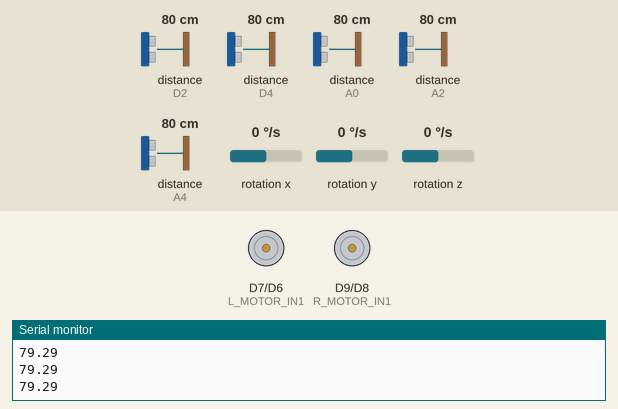
Bench run of a sketch on a simulated Arduino Nano 33 BLE. Shown: motor-driver pin pairs drawn as motors (green arrow = first pin HIGH = forward, orange = second pin HIGH = backward, longer = more drive), the last lines printed to the serial monitor. Wiring (inferred from the names in the program): 5 × ultrasonic range finder: trigger D3, echo D2 / trigger D5, echo D4 / trigger A1, echo A0 / trigger A3, echo A2 / trigger A5, echo A4. Inputs (shaded band) come from the test bench; at power-on: distance to the obstacle (sensors on A4, D2, D4, A0, A2) 80 cm, rotation x 0 °/s, rotation y 0 °/s, rotation z 0 °/s. The echo pulse lasts 58.3 µs per cm.

Above: at 5.4 s.
5.5 s: distance to the obstacle (sensor on A4) set to 49 cm
At 6.0 s:
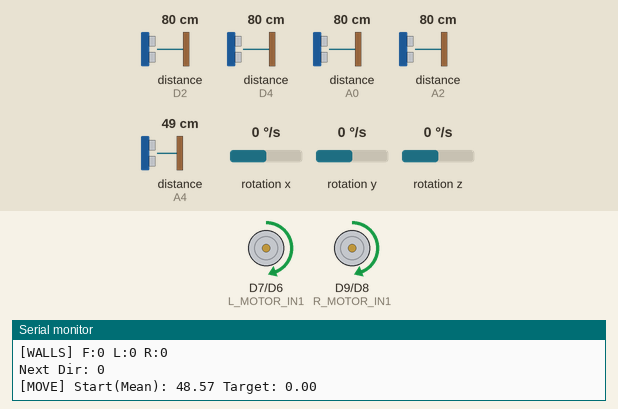
8.2 s: distance to the obstacle (sensor on A4) set to 42 cm
At 21.9 s:
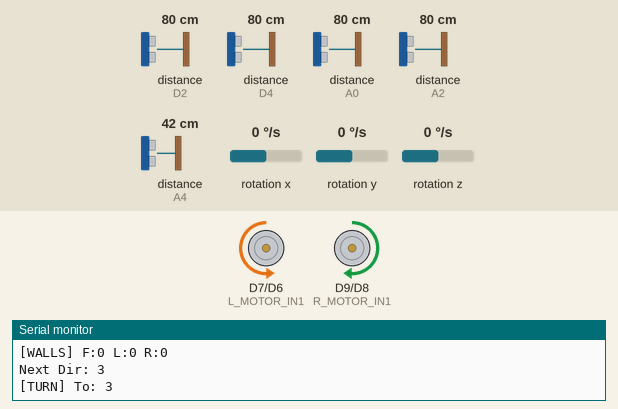
Timing chart, 0 to 22.4 s (numbered marks = the images above; inputs shaded):
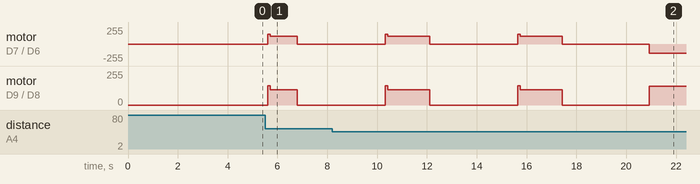

Measured:
- the behaviour switches between 46 and 45 cm on distance to the obstacle (sensor on A4) (found by bisection; images 1 and 2)

The sketch:

Micromouse.ino
```cpp
#include <Arduino_LSM9DS1.h>

// 핀 설정
const int TRIG_F_PIN  = A5;
const int ECHO_F_PIN  = A4;
const int TRIG_L1_PIN = 5;
const int ECHO_L1_PIN = 4;
const int TRIG_L2_PIN = A3;
const int ECHO_L2_PIN = A2;
const int TRIG_R1_PIN = 3;
const int ECHO_R1_PIN = 2;
const int TRIG_R2_PIN = A1;
const int ECHO_R2_PIN = A0;
const int COLOR_SENSOR_PIN = 10;

const int L_MOTOR_IN1 = 7;
const int L_MOTOR_IN2 = 6;
const int R_MOTOR_IN1 = 9;
const int R_MOTOR_IN2 = 8;

const int BLACK_STATE = LOW;  //컬러 센서가 검은색 감지 시의 출력

const int MAZE_SIZE = 8;

const int GOAL_MIN = 3;       //도착지 후보들의 x, y좌표의 최솟값과 최댓값
const int GOAL_MAX = 4;

const unsigned long t_1CELL_DEFAULT = 1200; //한 칸 전진 시 사용할 기본 주행 시간
const int R_MOTOR_BASE_SPEED = 115;         // 모터의 기본 속도
const int L_MOTOR_BASE_SPEED = 115;
const int F_WALL_THRESHOLD = 8;             // 벽 업데이트 시 전면 벽을 추가할 최대 거리
const int WALL_THRESHOLD = 15;              // 벽 업데이트 시 측면 벽을 추가할 최대 거리
const float CELL_LENGTH = 20.0;

const float GYRO_KP_DRIVE = 0.0; // 자이로 기반 주행 보정 시 사용할 이득 값

const int goalList[4][2] = {{3,3}, {3,4}, {4,4}, {4,3}};
bool goalChecked[4] = {false, false, false, false}; // 각 후보지를 확인했는지 여부

enum Direction { EAST = 0, SOUTH = 1, WEST = 2, NORTH = 3 };

bool vWalls[9][8]; // 수직 방향 벽과 수평 방향 벽 저장할 배열
bool hWalls[8][9];
int cost[MAZE_SIZE][MAZE_SIZE]; // Flood Fill 알고리즘의 거리 비용
int curX = 0;
int curY = 0;
int curDir = EAST;

float currentAngle = 0.0;
float gyroOffsetZ = 0.0;
unsigned long lastGyroTime = 0; // 최근 자이로를 업데이트 한 시간

void setup() {
  Serial.begin(115200);
  Serial.println("System Initializing...");
  while(!Serial);                             //시리얼 디버깅을 위한 시리얼 의존성을 부여하는 코드로 실제 주행 시 제거
  pinMode(TRIG_F_PIN, OUTPUT);
  pinMode(ECHO_F_PIN, INPUT);
  pinMode(TRIG_L1_PIN, OUTPUT);
  pinMode(ECHO_L1_PIN, INPUT);
  pinMode(TRIG_L2_PIN, OUTPUT);
  pinMode(ECHO_L2_PIN, INPUT);
  pinMode(TRIG_R1_PIN, OUTPUT);
  pinMode(ECHO_R1_PIN, INPUT);
  pinMode(TRIG_R2_PIN, OUTPUT);
  pinMode(ECHO_R2_PIN, INPUT);

  pinMode(COLOR_SENSOR_PIN, INPUT);

  pinMode(L_MOTOR_IN1, OUTPUT);
  pinMode(L_MOTOR_IN2, OUTPUT);
  pinMode(R_MOTOR_IN1, OUTPUT);
  pinMode(R_MOTOR_IN2, OUTPUT);

  if (!IMU.begin()) {
    Serial.println("IMU Failed!");
    while (1);
  }

  calibrateGyro();   //출발 위치는 4개의 코너 중 하나 이므로 주행 시작 시 임의의 코너에서 미로 위에서 봤을 때 차체의 앞이 시계 반대 방향을 바라보도록 하여 해당 방향 기준으로 동쪽을 설정하여 각도 오프셋 초기화
  initMap();
  Serial.println("Setup Complete. Waiting 3s...");
  delay(3000);
  lastGyroTime = millis();
  currentAngle = 0.0; // 현재 각도
  curDir = EAST;   //현재 바라보는 방향으로 초기 방향은 동쪽
}

void loop() {
  updateGyro(); //각도 업데이트
  Serial.println(currentAngle);
  Serial.print("도");

  // 현재 위치가 도착지 후보 중 하나이고 바닥이 검은색일 시 정지, 검은색이 아니면 해당 후보 제외 후 탐색 재개
  for (int i = 0; i < 4; i++) {
    if (curX == goalList[i][0] && curY == goalList[i][1] && !goalChecked[i]) {
      if (digitalRead(COLOR_SENSOR_PIN) == BLACK_STATE) {
        stopMotors();
        Serial.println("GOAL REACHED!");
        while(1);
      } else {
        Serial.print("Cell ("); Serial.print(curX); Serial.print(","); Serial.print(curY);
        Serial.println(") is not black. Excluding...");
        goalChecked[i] = true;
        calculateFloodFill();
      }
    }
  }

  printSensorLogs();

  // 초음파 센서로 벽 업데이트 및 cost 재계산
  updateWalls();
  calculateFloodFill();

  int nextDir = getNextDirection(); // 사이에 벽이 없는 인접한 칸 중 비용이 가장 낮은 방향 선택
  Serial.print("Next Dir: ");
  Serial.println(nextDir);

  // 방향 조절 후 한 칸 이동 후 현재 위치 좌표 업데이트
  if (curDir != nextDir) {
    turnTo(nextDir);
    delay(2000);
  }

  moveOneCell();
  delay(2000);
  updateCoordinate(curX, curY, curDir);

  stopMotors();
  delay(200);
}

//디버깅용 센서 로그 출력 함수
void printSensorLogs() {
  float l1 = getDistance(TRIG_L1_PIN, ECHO_L1_PIN, 50);
  float r1 = getDistance(TRIG_R1_PIN, ECHO_R1_PIN, 50);
  float diff = l1 - r1;

  Serial.println("================ STATE LOG ================");
  Serial.print("COORD: (");
  Serial.print(curX);
  Serial.print(", ");
  Serial.print(curY);
  Serial.print(") | DIR: ");
  Serial.println(curDir);

  Serial.print("SENSOR DIFF(L-R): ");
  Serial.print(l1);
  Serial.print(" - ");
  Serial.print(r1);
  Serial.print(" = ");
  Serial.println(diff);

  if (abs(diff) > 5.0 && l1 < 20 && r1 < 20) {
    Serial.println("WARNING: Not Centered!");
  }
  Serial.println("===========================================");
}

// 자이로 센서 값 적분을 통해 현재 각도 계산
void updateGyro() {
  if (IMU.gyroscopeAvailable()) {
    float x, y, z;
    IMU.readGyroscope(x, y, z);

    unsigned long currentTime = millis();
    float dt = (currentTime - lastGyroTime) / 1000.0;
    lastGyroTime = currentTime;

    float dps = z - gyroOffsetZ;
    if (abs(dps) < 1.0) dps = 0;

    currentAngle += dps * dt;
  }
}

//한 칸 전진 함수
void moveOneCell() {
  float startDist = 999;
  float meanStartDist = 0;
  int dist_count = 0;

  //전방 벽과의 거리가 46cm 이하라면 2칸 이내의 벽과의 거리를 기반으로 1칸 이동하고 전방 2칸 이내에 벽이 없을 경우 시간 기반으로 1칸 이동
  for(int i = 0; i < 3 ; i++){
    startDist = getDistance(TRIG_F_PIN, ECHO_F_PIN, 150);
    if (startDist < 46) {
      dist_count++;
    }
    meanStartDist += startDist / 3.0;
    delay(5);
  }

  float targetAngle = getTargetAngle(curDir);
  float targetDist = 0;

  if (meanStartDist > 46) {
    targetDist = 0;
  } else {
    if(meanStartDist < 30.0){
      targetDist = 5.5;
    } else {
      targetDist = 26.0;
    }
  }

  bool useDistanceControl = (meanStartDist < 45.0 && meanStartDist > 5.0 && dist_count > 1);

  const float DIST_CLOSE_LIMIT = 3.8;
  const float DIST_FAR_LIMIT   = 6.0;
  const float REF_DIST         = 4.7;
  const float KP_CORRECT       = 18.0;
  const float KP_PARALLEL      = 12.0;

  const int START_KICK_PWM     = 30;    //정지 마찰을 극복하기 위한 초반 부스트

  Serial.print("[MOVE] Start(Mean): ");
  Serial.print(meanStartDist);
  Serial.print(" Target: ");
  Serial.println(targetDist);

  unsigned long startTime = millis();
  String stopReason = "TIMEOUT";

  while (true) {
    updateGyro();

    float currentDist = getDistance(TRIG_F_PIN, ECHO_F_PIN, 60);
    unsigned long elapsed = millis() - startTime;

    if (currentDist < 5.5){
      stopReason = "WALL (<8.3cm)";
      break;
    }

    if (useDistanceControl) {
      if (currentDist <= targetDist) {
        stopReason = "DIST REACHED";
        break;
      }
      if (elapsed > t_1CELL_DEFAULT * 1.5 && useDistanceControl) {
        stopReason = "TIMEOUT (Dist)";
        break;
      }
    } else {
      if (elapsed > t_1CELL_DEFAULT) {
         stopReason = "TIMEOUT (Time)";
         break;
      }
    }

    float R1 = getDistance(TRIG_R1_PIN, ECHO_R1_PIN, 70);
    float R2 = getDistance(TRIG_R2_PIN, ECHO_R2_PIN, 70);
    float L1 = getDistance(TRIG_L1_PIN, ECHO_L1_PIN, 70);
    float L2 = getDistance(TRIG_L2_PIN, ECHO_L2_PIN, 70);

    int leftPWM = L_MOTOR_BASE_SPEED;
    int rightPWM = R_MOTOR_BASE_SPEED;

    //센서 기반 보정은 각 센서가 벽에서 너무 멀거나 가까운 경우 기준값과의 차이에 비례한 보정값을 알맞은 모터의 속도에 더하고 빼는 방식으로 셀 중앙에서 벽과 평행하게 주행하도록 함
    if (R1 < 20.0 && R2 < 20.0) {             //오른쪽 두 개의 센서가 모두 벽을 감지한 경우 오른쪽 벽을 기준으로 보정
      if (R1 <= DIST_CLOSE_LIMIT) {
        float diff = REF_DIST - R1;
        int correction = (int)(diff * KP_CORRECT);
        leftPWM -= correction;
        rightPWM += correction;
      }
      else if (R2 <= DIST_CLOSE_LIMIT) {
        float diff = REF_DIST - R2;
        int correction = (int)(diff * KP_CORRECT);
        leftPWM += correction;
        rightPWM -= correction;
      }
      else if (R1 >= DIST_FAR_LIMIT) {
        float diff = R1 - REF_DIST;
        int correction = (int)(diff * KP_CORRECT);
        leftPWM += correction;
        rightPWM -= correction;
      }
      else if (R2 >= DIST_FAR_LIMIT) {
        float diff = R2 - REF_DIST;
        int correction = (int)(diff * KP_CORRECT);
        leftPWM -= correction;
        rightPWM += correction;
      }
      else {
        float error = R1 - R2;
        int correction = (int)(error * KP_PARALLEL);
        leftPWM += correction;
        rightPWM -= correction;
      }
    }
    else if (L1 < 20.0 && L2 < 20.0) {          //오른쪽 벽이 감지되지 않고 왼쪽 벽이 감지된 경우 왼쪽 벽을 기준으로 보정
      if (L1 <= DIST_CLOSE_LIMIT) {
        float diff = REF_DIST - L1;
        int correction = (int)(diff * KP_CORRECT);
        leftPWM += correction;
        rightPWM -= correction;
      }
      else if (L2 <= DIST_CLOSE_LIMIT) {
        float diff = REF_DIST - L2;
        int correction = (int)(diff * KP_CORRECT);
        leftPWM -= correction;
        rightPWM += correction;
      }
      else if (L1 >= DIST_FAR_LIMIT) {
        float diff = L1 - REF_DIST;
        int correction = (int)(diff * KP_CORRECT);
        leftPWM -= correction;
        rightPWM += correction;
      }
      else if (L2 >= DIST_FAR_LIMIT) {
        float diff = L2 - REF_DIST;
        int correction = (int)(diff * KP_CORRECT);
        leftPWM += correction;
        rightPWM -= correction;
      }
      else {
        float error = L1 - L2;
        int correction = (int)(error * KP_PARALLEL);
        leftPWM -= correction;
        rightPWM += correction;
      }
    }
    else {                                                  //  좌우 모두 벽이 없는 경우 자이로 기반 보정
      float angleError = targetAngle - currentAngle;
      while (angleError > 180.0) angleError -= 360.0;
      while (angleError <= -180.0) angleError += 360.0;

      int correction = (int)(angleError * GYRO_KP_DRIVE);
      leftPWM -= correction;
      rightPWM += correction;
    }

    if (elapsed < 100) {
      leftPWM += START_KICK_PWM;
      rightPWM += START_KICK_PWM;
    }

    leftPWM = constrain(leftPWM, 0, 255);
    rightPWM = constrain(rightPWM, 0, 255);

    controlMotor(L_MOTOR_IN1, L_MOTOR_IN2, leftPWM);
    controlMotor(R_MOTOR_IN1, R_MOTOR_IN2, rightPWM);
  }

  stopMotors();
  Serial.print("[END] Reason: ");
  Serial.println(stopReason);
}

// 목표 방향으로 회전 함수
void turnTo(int nextDir) {
  Serial.print("[TURN] To: "); Serial.println(nextDir);

  float targetAngle = getTargetAngle(nextDir);

  unsigned long turnStartTime = millis();

  while (true) {

    updateGyro();

    float error = targetAngle - currentAngle;

    while (error > 180.0) error -= 360.0;
    while (error <= -180.0) error += 360.0;

    if (abs(error) < 6.0) {            // 관성과 자이로 센서의 지연 시간을 고려하여 오차가 6도 미만이 되면 정지
      break;
    }

    if (millis() - turnStartTime > 3000) {
      break;
    }

    int turnSpeed = 0;

    if (abs(error) > 60.0) {      //목표 각도에 가까워지면 속도를 줄여 오차를 감소시키려 했으나 모터의 한계로 회전 도중 감속 시 멈추는 현상이 발생하여 같은 속도로 설정함
      turnSpeed = 140;
    } else if (abs(error) > 30.0) {
      turnSpeed = 140;
    } else {
      turnSpeed = 140;
    }

    if (error > 0) { //각도 오차의 부호로 회전 방향 결정
      controlMotor(L_MOTOR_IN1, L_MOTOR_IN2, -turnSpeed);
      controlMotor(R_MOTOR_IN1, R_MOTOR_IN2, turnSpeed);
    } else {
      controlMotor(L_MOTOR_IN1, L_MOTOR_IN2, turnSpeed);
      controlMotor(R_MOTOR_IN1, R_MOTOR_IN2, -turnSpeed);
    }
  }

  stopMotors();
  delay(100);

  currentAngle = targetAngle;

  curDir = nextDir;
}

float getTargetAngle(int dir) {
  switch (dir) {
    case EAST: return 0.0;
    case NORTH: return 90.0;
    case WEST: return 180.0;
    case SOUTH: return -90.0;
  }
  return 0.0;
}


//테두리가 모두 벽으로 막힌 8*8 미로의 맵 초기화 함수
void initMap() {
  for (int x=0; x<9; x++)
    for (int y=0; y<8; y++)
      vWalls[x][y] = false;

  for (int x=0; x<8; x++)
    for (int y=0; y<9; y++)
      hWalls[x][y] = false;

  for (int y=0; y<8; y++) {
    vWalls[0][y] = true;
    vWalls[8][y] = true;
  }
  for (int x=0; x<8; x++) {
    hWalls[x][0] = true;
    hWalls[x][8] = true;
  }
}

//이동 전 벽 업데이트 함수
void updateWalls() {
  bool wallF = false;
  bool wallL = false;
  bool wallR = false;
  float f = 99;
  float l = 99;
  float r = 99;

  for(int i = 0; i<5 ; i++){
    f = getDistance(TRIG_F_PIN, ECHO_F_PIN, 70);
    Serial.println(f);
    delay(80);
    l = getDistance(TRIG_L1_PIN, ECHO_L1_PIN, 70);
    Serial.println(l);
    delay(80);
    r = getDistance(TRIG_R1_PIN, ECHO_R1_PIN, 70);
    Serial.println(r);
    delay(80);
    if(f < F_WALL_THRESHOLD) wallF = true;
    if(l < WALL_THRESHOLD) wallL = true;
    if(r < WALL_THRESHOLD) wallR = true;
  }

  Serial.print("[WALLS] F:");
  Serial.print(wallF);
  Serial.print(" L:");
  Serial.print(wallL);
  Serial.print(" R:");
  Serial.println(wallR);

  setWallInMap(curX, curY, curDir, wallF);
  setWallInMap(curX, curY, (curDir + 3) % 4, wallL);
  setWallInMap(curX, curY, (curDir + 1) % 4, wallR);
}

void setWallInMap(int x, int y, int dir, bool exists) {
  if (!exists) return;
  if (x < 0 || x >= MAZE_SIZE || y < 0 || y >= MAZE_SIZE) return;

  switch (dir) {
    case EAST:  vWalls[x + 1][y] = true; break;
    case WEST:  vWalls[x][y] = true; break;
    case NORTH: hWalls[x][y + 1] = true; break;
    case SOUTH: hWalls[x][y] = true; break;
  }
}

void updateCoordinate(int &x, int &y, int dir) {
  switch(dir) {
    case EAST: x++; break;
    case WEST: x--; break;
    case NORTH: y++; break;
    case SOUTH: y--; break;
  }
}


// 초기 각도 오프셋 초기화 함수
void calibrateGyro() {
  Serial.println("Calibrating Gyro...");
  float sum = 0;
  for (int i = 0; i < 200; i++) {
    if (IMU.gyroscopeAvailable()) {
      float x, y, z;
      IMU.readGyroscope(x, y, z);
      sum += z;
    }
    delay(5);
  }
  gyroOffsetZ = sum / 200.0;
  Serial.print("Gyro Offset Z: ");
  Serial.println(gyroOffsetZ);
}

void controlMotor(int pin1, int pin2, int speed) {
  if (speed > 0) {
    analogWrite(pin1, speed);
    analogWrite(pin2, 0);
  } else if (speed < 0) {
    analogWrite(pin1, 0);
    analogWrite(pin2, abs(speed));
  } else {
    analogWrite(pin1, 0);
    analogWrite(pin2, 0);
  }
}

void stopMotors() {
  controlMotor(L_MOTOR_IN1, L_MOTOR_IN2, 0);
  controlMotor(R_MOTOR_IN1, R_MOTOR_IN2, 0);
}

float getDistance(int trig, int echo, int maxDistCm) {
  digitalWrite(trig, LOW);
  delayMicroseconds(2);
  digitalWrite(trig, HIGH);
  delayMicroseconds(10);
  digitalWrite(trig, LOW);

  unsigned long timeout = maxDistCm * 100;
  long duration = pulseIn(echo, HIGH, timeout);

  if (duration == 0) return 999.0;
  return duration * 0.017;
}

//Flood Fill 알고리즘
void calculateFloodFill() {
  for (int x=0; x<MAZE_SIZE; x++)
    for (int y=0; y<MAZE_SIZE; y++)
      cost[x][y] = 999;

  int qx[64], qy[64];
  int head = 0, tail = 0;

  //아직 확인하지 않은 도착지 후보들을 시작점으로 cost 계산
  bool anyGoalLeft = false;
  for (int i = 0; i < 4; i++) {
    if (!goalChecked[i]) {
      int gx = goalList[i][0];
      int gy = goalList[i][1];
      cost[gx][gy] = 0;
      qx[tail] = gx; qy[tail] = gy; tail++;
      anyGoalLeft = true;
    }
  }

  // 중앙 2*2칸 모두가 도착지 아닐 때 예외처리
  if (!anyGoalLeft) {
    Serial.println("No Goals In The Center 2*2");
    while(1);
  }

  while (head < tail) {
    int cx = qx[head]; int cy = qy[head]; head++;
    int c = cost[cx][cy];

    // 인접 칸 탐색 (벽이 없고 방문하지 않은 칸)
    int dx[] = {1, -1, 0, 0};
    int dy[] = {0, 0, 1, -1};

    for(int i=0; i<4; i++) {
      int nx = cx + dx[i];
      int ny = cy + dy[i];

      if(nx >= 0 && nx < MAZE_SIZE && ny >= 0 && ny < MAZE_SIZE) {
        // 벽 체크 로직 (vWalls, hWalls 참조)
        bool wall = false;
        if(dx[i] == 1) wall = vWalls[cx+1][cy];
        else if(dx[i] == -1) wall = vWalls[cx][cy];
        else if(dy[i] == 1) wall = hWalls[cx][cy+1];
        else if(dy[i] == -1) wall = hWalls[cx][cy];

        if(!wall && cost[nx][ny] == 999) {
          cost[nx][ny] = c + 1;
          qx[tail] = nx; qy[tail] = ny; tail++;
        }
      }
    }
  }
}

int getNextDirection() {
  int bestDir = curDir;
  int minCost = 1000;

  if (!vWalls[curX+1][curY] && cost[curX+1][curY] < minCost) {
    minCost = cost[curX+1][curY];
    bestDir = EAST;
  }
  if (!vWalls[curX][curY] && cost[curX-1][curY] < minCost) {
    minCost = cost[curX-1][curY];
    bestDir = WEST;
  }
  if (!hWalls[curX][curY+1] && cost[curX][curY+1] < minCost) {
    minCost = cost[curX][curY+1];
    bestDir = NORTH;
  }
  if (!hWalls[curX][curY] && cost[curX][curY-1] < minCost) {
    minCost = cost[curX][curY-1];
    bestDir = SOUTH;
  }
  return bestDir;
}
```
